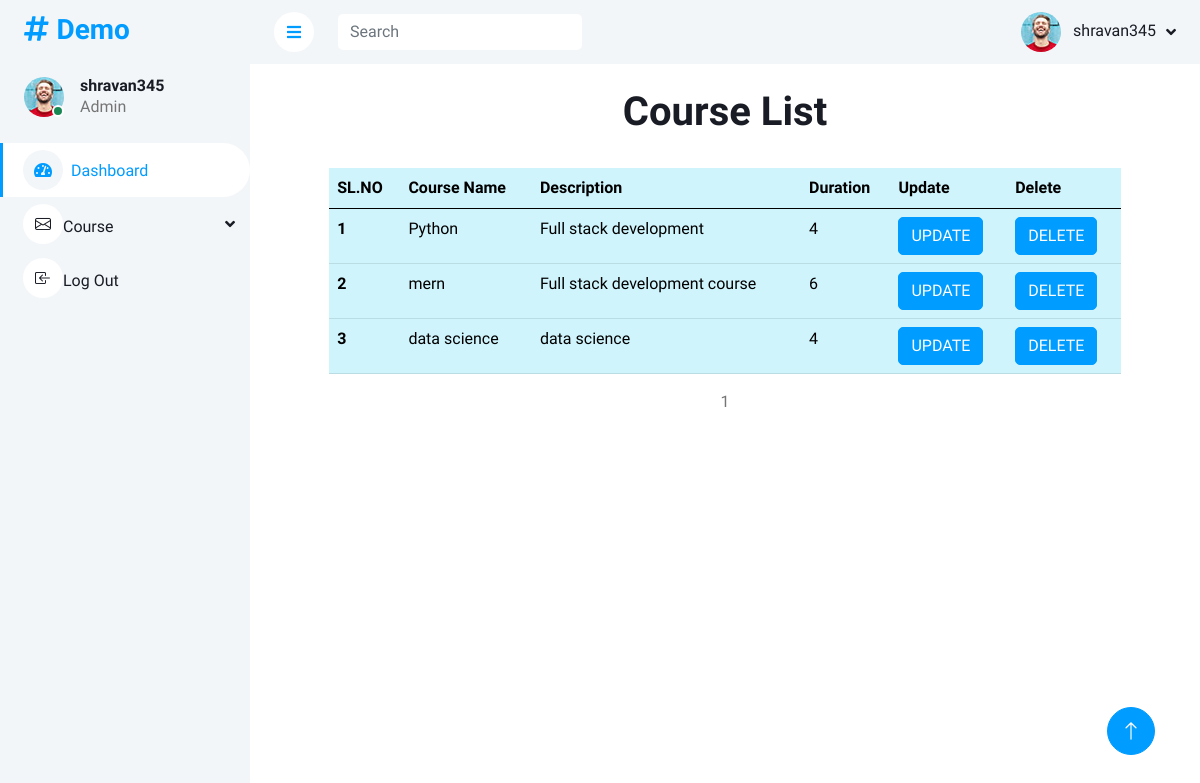
Screenshot of /view_course (signed in) with the database file from the repository.
### polls/models.py (models this page shows, shortened)
class Login(AbstractUser):
    is_customer = models.BooleanField(default=False)

class Course(models.Model):
    name = models.CharField(max_length=100)
    desc = models.CharField(max_length=200)
    duration = models.CharField(max_length=1, choices=DURATION_CHOICES, null=True)

### polls/views.py (the view)
# urls.py: path('view_course', views.view_course, name='view_course'),
@login_required(login_url='login_view')
def view_course(request):
    data = Course.objects.all()
    p = Paginator(data, 3)  # creating a paginator object
    page_number = request.GET.get('page')
    try:
        page_obj = p.get_page(page_number)  # returns the desired page object
    except PageNotAnInteger:
        page_obj = p.page(1)
    except EmptyPage:
        page_obj = p.page(p.num_pages)
    return render(request, 'Viewcourse.html', {'page_obj': page_obj})

### templates/Viewcourse.html (shortened to what this page needs)
{% extends 'adminbase.html' %}
{% load crispy_forms_tags %}
{% block content %}
<br>
<h1 class="text-center">Course List</h1><br>
<div class="col-xl-10 mx-auto">
<table class="table table-info">
  <thead>
    <tr >
      <th scope="col">SL.NO</th>
      <th scope="col">Course Name</th>
      <th scope="col">Description</th>
      <th scope="col">Duration</th>
      <th scope="col">Update</th>
      <th scope="col">Delete</th>
    </tr>
  </thead>
  <tbody>
    {% for data in page_obj.object_list %}
    <tr>
      <th scope="row">{{forloop.counter}}</th>
      <td>{{data.name}}</td>
      <td>{{data.desc}}</td>
      <td>{{data.duration}}</td>
      <td><a href="{% url 'update' data.id %}"> <button type="button" class="btn btn-primary">UPDATE</button></a></td>
      <td><a href="{% url 'delete' data.id %}"> <button type="button" class="btn btn-primary">DELETE</button></a></td>
    </tr>
    {% endfor %}
  </tbody>
</table>
     <center>
        <span>{{page_obj.number}}</span>
  </center>
</div>
{% endblock%}

### templates/adminbase.html (shortened to what this page needs)
<!DOCTYPE html>
<html lang="en">
{% load static %}
<head>
    <link href="https://cdnjs.cloudflare.com/ajax/libs/font-awesome/5.10.0/css/all.min.css" rel="stylesheet">
    <link href="https://cdn.jsdelivr.net/npm/bootstrap-icons@1.4.1/font/bootstrap-icons.css" rel="stylesheet">
    <link href=" {% static 'set2/lib/owlcarousel/assets/owl.carousel.min.css' %} " rel="stylesheet">
    <link href=" {% static 'set2/lib/tempusdominus/css/tempusdominus-bootstrap-4.min.css' %} " rel="stylesheet" />
    <link href=" {% static 'set2/css/bootstrap.min.css' %} " rel="stylesheet">
    <link href=" {% static 'set2/css/style.css' %} " rel="stylesheet">
</head>
<body>
    <div class="container-xxl position-relative bg-white d-flex p-0">
        <div class="sidebar pe-0 pb-5">
            <nav class="navbar bg-light navbar-light">
                <a href=" {% static 'index.html' %} " class="navbar-brand mx-4 mb-3">
                    <h3 class="text-primary"><i class="fa fa-hashtag me-2"></i>Demo</h3>
                </a>
                <div class="d-flex align-items-center ms-4 mb-4">
                    <div class="position-relative">
                        <img class="rounded-circle" src=" {% static 'set2/img/user.jpg' %} " alt="" style="width: 40px; height: 40px;">
                        <div class="bg-success rounded-circle border border-2 border-white position-absolute end-0 bottom-0 p-1"></div>
                    </div>
                    <div class="ms-3">
                        <h6 class="mb-0">{{request.user}}</h6>
                        <span>Admin</span>
                    </div>
                </div>
                <div class="navbar-nav w-100">
                    <a href=" {% url 'admindashboard' %} " class="nav-item nav-link active"><i class="fa fa-tachometer-alt me-2"></i>Dashboard</a>
                    <div class="nav-item dropdown">
                        <a href="#" class="nav-link dropdown-toggle" data-bs-toggle="dropdown"><i class="bi bi-envelope"></i>Course</a>
                    </div>
                    <a href=" {% url 'logout_view'  %} " class="nav-item nav-link"><i class="bi bi-box-arrow-in-left"></i>Log Out</a>
                </div>
            </nav>
        </div>
        <div class="content">
            <nav class="navbar navbar-expand bg-light navbar-light sticky-top px-4 py-0">
                <a href="#" class="sidebar-toggler flex-shrink-0">
                    <i class="fa fa-bars"></i>
                </a>
                <form class="d-none d-md-flex ms-4">
                    <input class="form-control border-0" type="search" placeholder="Search">
                </form>
                <div class="navbar-nav align-items-center ms-auto">
                    <div class="nav-item dropdown">
                        <a href="#" class="nav-link dropdown-toggle" data-bs-toggle="dropdown">
                            <img class="rounded-circle me-lg-2" src=" {% static 'set2/img/user.jpg' %} " alt="" style="width: 40px; height: 40px;">
                            <span class="d-none d-lg-inline-flex">{{request.user}}</span>
                        </a>
                    </div>
                </div>
            </nav>
            {% block content %}{% endblock %}
        </div>
        <a href="#" class="btn btn-lg btn-primary btn-lg-square back-to-top"><i class="bi bi-arrow-up"></i></a>
    </div>
</body>
</html>

### static/set2/css/style.css (style rules this page uses)
:root { --primary: #009CFF; --light: #F3F6F9; --dark: #191C24; }
.back-to-top { position: fixed; display: none; right: 45px; bottom: 45px; z-index: 99; }
.btn { transition: .5s; }
.btn.btn-primary { color: #FFFFFF; }
.btn-lg-square { width: 48px; height: 48px; }
.btn-square, .btn-sm-square, .btn-lg-square { padding: 0; display: inline-flex; align-items: center; justify-content: center; font-weight: normal; border-radius: 50px; }
.sidebar { position: fixed; top: 0; left: 0; bottom: 0; width: 250px; height: 100vh; overflow-y: auto; background: var(--light); transition: 0.5s; z-index: 999; }
.content { margin-left: 250px; min-height: 100vh; background: #FFFFFF; transition: 0.5s; }
@media (min-width: 992px) { .sidebar { margin-left: 0; } }
@media (min-width: 992px) { .content { width: calc(100% - 250px); } }
.sidebar .navbar .navbar-nav .nav-link { padding: 7px 20px; color: var(--dark); font-weight: 500; border-left: 3px solid var(--light); border-radius: 0 30px 30px 0; outline: none; }
.sidebar .navbar .navbar-nav .nav-link:hover, .sidebar .navbar .navbar-nav .nav-link.active { color: var(--primary); background: #FFFFFF; border-color: var(--primary); }
.sidebar .navbar .navbar-nav .nav-link i { width: 40px; height: 40px; display: inline-flex; align-items: center; justify-content: center; background: #FFFFFF; border-radius: 40px; }
.sidebar .navbar .navbar-nav .nav-link:hover i, .sidebar .navbar .navbar-nav .nav-link.active i { background: var(--light); }
.sidebar .navbar .dropdown-toggle::after { position: absolute; top: 15px; right: 15px; border: none; content: "\f107"; font-family: "Font Awesome 5 Free"; font-weight: 900; transition: .5s; }
.content .navbar .navbar-nav .nav-link { margin-left: 25px; padding: 12px 0; color: var(--dark); outline: none; }
.content .navbar .sidebar-toggler, .content .navbar .navbar-nav .nav-link i { width: 40px; height: 40px; display: inline-flex; align-items: center; justify-content: center; background: #FFFFFF; border-radius: 40px; }
.content .navbar .dropdown-toggle::after { margin-left: 6px; vertical-align: middle; border: none; content: "\f107"; font-family: "Font Awesome 5 Free"; font-weight: 900; transition: .5s; }

### rows the page displays
Login: user "shravan345"
Course: name "Python", desc "Full stack development", duration "4"
Course: name "mern", desc "Full stack development course", duration "6"
Course: name "data science", desc "data science", duration "4"

### other values shown
{{ page_obj.number }} "1"
